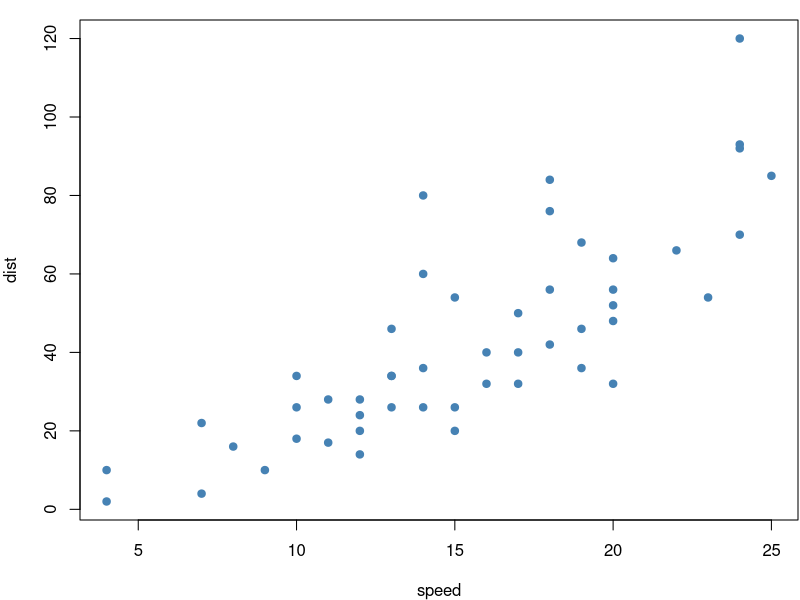

R code for this plot:
## ---- chunk 1
x = 1:10
mean(x)
## ---- chunk 2
#| fig.cap = "A scatter plot", dev = "svg"
par(mar = c(4, 4, 1, .1))
plot(cars, pch = 19, col = "steelblue")
## ---- chunk 3
#| penguins, tab.cap = "First and last 5 rows of the `penguins` dataset."
penguins
